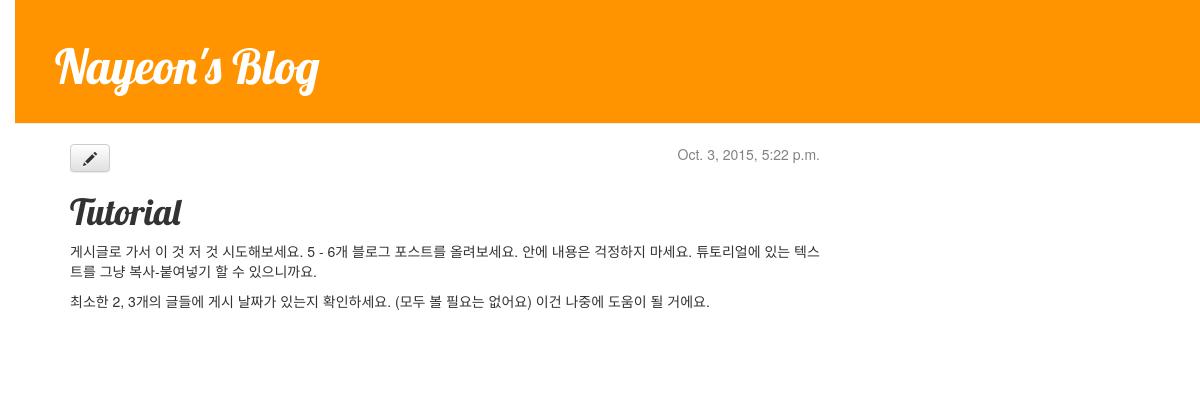
Screenshot of /post/2 with the database file from the repository.
### blog/models.py (models this page shows, shortened)
class Post(models.Model):
    author = models.ForeignKey('auth.User')
    title = models.CharField(max_length=200)
    text = models.TextField()
    created_date = models.DateTimeField(
            default=timezone.now)
    published_date = models.DateTimeField(
            blank=True, null=True)

### blog/views.py (the view)
# urls.py: url(r'^post/(?P<pk>[0-9]+)$', views.post_detail, name='post_detail'),
def post_detail(request,pk):
    post = get_object_or_404(Post, pk=pk)
    return render(request, 'blog/post_detail.html', {'post': post})

### blog/templates/blog/post_detail.html
{% extends "blog/base.html" %}
{% block content %}
<div class="post">
{% if post.published_date %}
<div class="date">
{{ post.published_date }}
</div>
{% endif %}
<a class="btn btn-default" href="{% url "post_edit" pk=post.pk %}"><span class="glyphicon glyphicon-pencil"></span></a>
<h1>{{ post.title }}</h1>
<p>{{ post.text|linebreaks }}</p>
</div>
{% endblock %}

### blog/static/css/blog.css (style rules this page uses)
body { padding-left: 15px; }
h1, h2, h3, h4 { font-family: 'Lobster', cursive; }
.date { float: right; color: #828282; }
.post { margin-bottom: 70px; }

### rows the page displays
Post: published_date "Oct. 3, 2015, 5:22 p.m.", title "Tutorial", text "게시글로 가서 이 것 저 것 시도해보세요. 5 - 6개 블로그 포스트를 올려보세요. 안에 내용은 걱정하지 마세요. 튜토리얼에 있는 텍스트를 그냥 복사-붙여넣기 할 수 있으니까요. 최소한 2, 3개의 글들에 게시 날짜가 있는지 확인하세요. (모두 볼 필요는 없어요) 이건 나중에 도움이 될 거에요."
